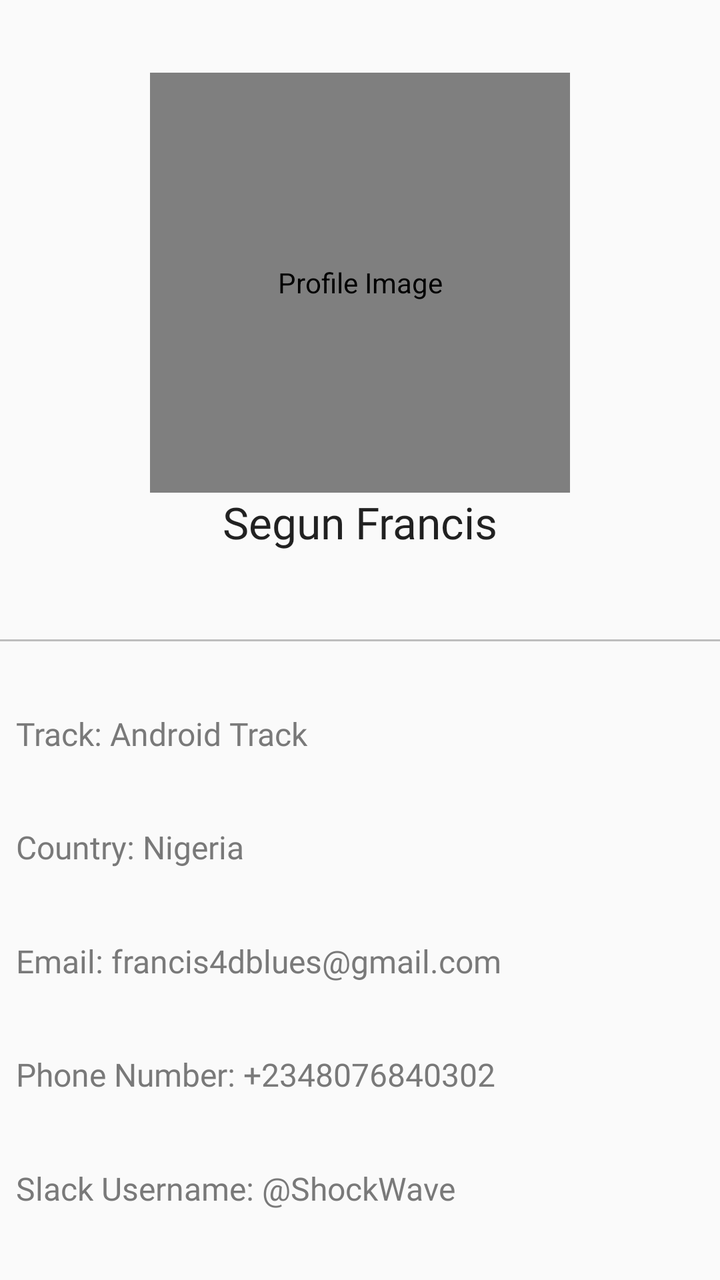
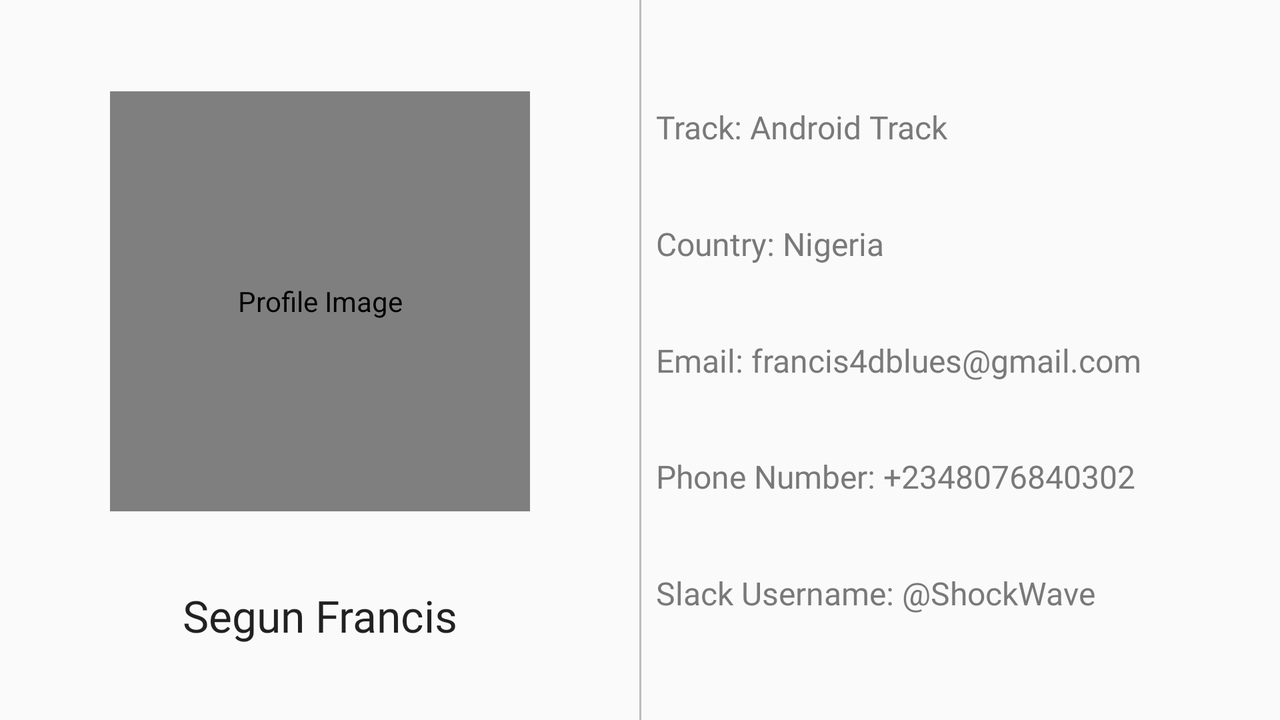

An Android layout and its configuration variant, each rendered on a device that would load it. The default file and the variant file are quoted in full after the pictures.
<!-- AndroidManifest.xml: application theme AppTheme -->
<!-- res/layout/activity_profile.xml -->
<?xml version="1.0" encoding="utf-8"?>
<android.support.constraint.ConstraintLayout xmlns:android="http://schemas.android.com/apk/res/android"
    xmlns:app="http://schemas.android.com/apk/res-auto"
    xmlns:tools="http://schemas.android.com/tools"
    android:layout_width="match_parent"
    android:layout_height="match_parent"
    tools:context=".ProfileActivity">

    <com.makeramen.roundedimageview.RoundedImageView
        android:id="@+id/roundedImageView"
        android:layout_width="210dp"
        android:layout_height="210dp"
        android:adjustViewBounds="true"
        android:contentDescription="@string/profile_image_description"
        android:scaleType="centerCrop"
        android:src="@drawable/profile_photo"
        app:layout_constraintBottom_toTopOf="@+id/textView2"
        app:layout_constraintEnd_toEndOf="parent"
        app:layout_constraintStart_toStartOf="parent"
        app:layout_constraintTop_toTopOf="parent"
        app:layout_constraintVertical_chainStyle="packed"
        app:riv_corner_radius="2000dp" />

    <TextView
        android:id="@+id/textView2"
        style="@style/TextMedium"
        android:layout_width="wrap_content"
        android:layout_height="wrap_content"
        android:layout_marginBottom="8dp"
        android:text="@string/my_name"
        app:layout_constraintBottom_toTopOf="@+id/view"
        app:layout_constraintEnd_toEndOf="parent"
        app:layout_constraintHorizontal_bias="0.5"
        app:layout_constraintStart_toStartOf="parent"
        app:layout_constraintTop_toBottomOf="@+id/roundedImageView" />

    <View
        android:id="@+id/view"
        android:layout_width="match_parent"
        android:layout_height="1dp"
        android:background="@color/colorDivider"
        app:layout_constraintBottom_toTopOf="@+id/guideline"
        app:layout_constraintEnd_toEndOf="parent"
        app:layout_constraintStart_toStartOf="parent"
        app:layout_constraintTop_toTopOf="@+id/guideline" />

    <android.support.constraint.Guideline
        android:id="@+id/guideline"
        android:layout_width="wrap_content"
        android:layout_height="wrap_content"
        android:orientation="horizontal"
        app:layout_constraintGuide_percent="0.5" />

    <TextView
        android:id="@+id/textView3"
        style="@style/TextSmall"
        android:layout_width="wrap_content"
        android:layout_height="wrap_content"
        android:layout_marginStart="8dp"
        android:layout_marginLeft="8dp"
        android:layout_marginTop="8dp"
        android:text="@string/track"
        app:layout_constraintBottom_toTopOf="@+id/textView4"
        app:layout_constraintStart_toStartOf="parent"
        app:layout_constraintTop_toBottomOf="@+id/view"
        app:layout_constraintVertical_chainStyle="spread" />

    <TextView
        android:id="@+id/textView4"
        style="@style/TextSmall"
        android:layout_width="wrap_content"
        android:layout_height="wrap_content"
        android:layout_marginStart="8dp"
        android:layout_marginLeft="8dp"
        android:layout_marginTop="8dp"
        android:text="@string/country"
        app:layout_constraintBottom_toTopOf="@+id/textView5"
        app:layout_constraintStart_toStartOf="parent"
        app:layout_constraintTop_toBottomOf="@+id/textView3" />

    <TextView
        android:id="@+id/textView5"
        style="@style/TextSmall"
        android:layout_width="wrap_content"
        android:layout_height="wrap_content"
        android:layout_marginStart="8dp"
        android:layout_marginLeft="8dp"
        android:layout_marginTop="8dp"
        android:text="@string/email_address"
        app:layout_constraintBottom_toTopOf="@+id/textView6"
        app:layout_constraintStart_toStartOf="parent"
        app:layout_constraintTop_toBottomOf="@+id/textView4" />

    <TextView
        android:id="@+id/textView6"
        style="@style/TextSmall"
        android:layout_width="wrap_content"
        android:layout_height="wrap_content"
        android:layout_marginStart="8dp"
        android:layout_marginLeft="8dp"
        android:layout_marginTop="8dp"
        android:text="@string/phone_number"
        app:layout_constraintBottom_toTopOf="@+id/textView7"
        app:layout_constraintStart_toStartOf="parent"
        app:layout_constraintTop_toBottomOf="@+id/textView5" />

    <TextView
        android:id="@+id/textView7"
        style="@style/TextSmall"
        android:layout_width="wrap_content"
        android:layout_height="wrap_content"
        android:layout_marginStart="8dp"
        android:layout_marginLeft="8dp"
        android:layout_marginTop="8dp"
        android:layout_marginBottom="8dp"
        android:text="@string/slack_username"
        app:layout_constraintBottom_toBottomOf="parent"
        app:layout_constraintStart_toStartOf="parent"
        app:layout_constraintTop_toBottomOf="@+id/textView6" />

</android.support.constraint.ConstraintLayout>
<!-- resources referenced by this layout -->
<resources>
  <color name="colorDivider">#BDBDBD</color>
  <!-- drawable profile_photo: png bitmap (drawable, 114293 bytes) -->
  <string name="country">Country: Nigeria</string>
  <string name="email_address">Email: francis4dblues@gmail.com</string>
  <string name="my_name">Segun Francis</string>
  <string name="phone_number">Phone Number: +2348076840302</string>
  <string name="profile_image_description">Profile Image</string>
  <string name="slack_username">Slack Username: @ShockWave</string>
  <string name="track">Track: Android Track</string>
  <style name="TextMedium" parent="TextAppearance.AppCompat.Large">
          <item name="android:fontFamily">@font/aldrich</item>
      </style>
  <style name="TextSmall" parent="TextAppearance.AppCompat.Subhead">
          <item name="android:fontFamily">@font/aldrich</item>
          <item name="android:textColor">@color/colorSecondaryText</item>
      </style>
  <style name="AppTheme" parent="Theme.AppCompat.Light.DarkActionBar">
          
          <item name="colorPrimary">@color/colorPrimary</item>
          <item name="colorPrimaryDark">@color/colorPrimaryDark</item>
          <item name="colorAccent">@color/colorAccent</item>
      </style>
  <color name="colorSecondaryText">#797979</color>
  <color name="colorPrimary">#3359DF</color>
  <color name="colorPrimaryDark">#3359DF</color>
  <color name="colorAccent">#3359DF</color>
</resources>
<!-- res/layout-land/activity_profile.xml (the repository's variant of the layout above) -->
<!-- drawn on the phone turned sideways -->
<?xml version="1.0" encoding="utf-8"?>
<android.support.constraint.ConstraintLayout xmlns:android="http://schemas.android.com/apk/res/android"
    xmlns:app="http://schemas.android.com/apk/res-auto"
    xmlns:tools="http://schemas.android.com/tools"
    android:layout_width="match_parent"
    android:layout_height="match_parent"
    tools:context=".ProfileActivity">

    <com.makeramen.roundedimageview.RoundedImageView
        android:id="@+id/roundedImageView"
        android:layout_width="210dp"
        android:layout_height="210dp"
        android:layout_marginStart="8dp"
        android:layout_marginLeft="8dp"
        android:layout_marginTop="16dp"
        android:layout_marginEnd="8dp"
        android:layout_marginRight="8dp"
        android:adjustViewBounds="true"
        android:contentDescription="@string/profile_image_description"
        android:scaleType="centerCrop"
        android:src="@drawable/profile_photo"
        app:layout_constraintBottom_toTopOf="@+id/textView2"
        app:layout_constraintEnd_toStartOf="@+id/guideline"
        app:layout_constraintHorizontal_bias="0.5"
        app:layout_constraintStart_toStartOf="parent"
        app:layout_constraintTop_toTopOf="parent"
        app:riv_corner_radius="2000dp" />

    <TextView
        android:id="@+id/textView2"
        style="@style/TextMedium"
        android:layout_width="wrap_content"
        android:layout_height="wrap_content"
        android:layout_marginStart="8dp"
        android:layout_marginLeft="8dp"
        android:layout_marginTop="8dp"
        android:layout_marginEnd="8dp"
        android:layout_marginRight="8dp"
        android:layout_marginBottom="8dp"
        android:text="@string/my_name"
        app:layout_constraintBottom_toBottomOf="parent"
        app:layout_constraintEnd_toStartOf="@+id/guideline"
        app:layout_constraintHorizontal_bias="0.5"
        app:layout_constraintStart_toStartOf="parent"
        app:layout_constraintTop_toBottomOf="@+id/roundedImageView" />

    <View
        android:id="@+id/view"
        android:layout_width="1dp"
        android:layout_height="match_parent"
        android:layout_marginEnd="8dp"
        android:layout_marginRight="8dp"
        android:background="@color/colorDivider"
        app:layout_constraintEnd_toStartOf="@+id/guideline"
        app:layout_constraintStart_toStartOf="@+id/guideline" />

    <android.support.constraint.Guideline
        android:id="@+id/guideline"
        android:layout_width="wrap_content"
        android:layout_height="wrap_content"
        android:orientation="vertical"
        app:layout_constraintGuide_percent="0.5" />

    <TextView
        android:id="@+id/textView8"
        style="@style/TextSmall"
        android:layout_width="wrap_content"
        android:layout_height="wrap_content"
        android:layout_marginStart="8dp"
        android:layout_marginLeft="8dp"
        android:layout_marginTop="16dp"
        android:fontFamily="@font/aldrich"
        android:text="@string/track"
        app:layout_constraintBottom_toTopOf="@+id/textView9"
        app:layout_constraintStart_toStartOf="@+id/guideline"
        app:layout_constraintTop_toTopOf="parent"
        app:layout_constraintVertical_chainStyle="spread" />

    <TextView
        android:id="@+id/textView9"
        style="@style/TextSmall"
        android:layout_width="wrap_content"
        android:layout_height="wrap_content"
        android:layout_marginStart="8dp"
        android:layout_marginLeft="8dp"
        android:text="@string/country"
        app:layout_constraintBottom_toTopOf="@+id/textView10"
        app:layout_constraintStart_toStartOf="@+id/guideline"
        app:layout_constraintTop_toBottomOf="@+id/textView8" />

    <TextView
        android:id="@+id/textView10"
        style="@style/TextSmall"
        android:layout_width="wrap_content"
        android:layout_height="wrap_content"
        android:layout_marginStart="8dp"
        android:layout_marginLeft="8dp"
        android:text="@string/email_address"
        app:layout_constraintBottom_toTopOf="@+id/textView11"
        app:layout_constraintStart_toStartOf="@+id/guideline"
        app:layout_constraintTop_toBottomOf="@+id/textView9" />

    <TextView
        android:id="@+id/textView11"
        style="@style/TextSmall"
        android:layout_width="wrap_content"
        android:layout_height="wrap_content"
        android:layout_marginStart="8dp"
        android:layout_marginLeft="8dp"
        android:text="@string/phone_number"
        app:layout_constraintBottom_toTopOf="@+id/textView12"
        app:layout_constraintStart_toStartOf="@+id/guideline"
        app:layout_constraintTop_toBottomOf="@+id/textView10" />

    <TextView
        android:id="@+id/textView12"
        style="@style/TextSmall"
        android:layout_width="wrap_content"
        android:layout_height="wrap_content"
        android:layout_marginStart="8dp"
        android:layout_marginLeft="8dp"
        android:layout_marginBottom="16dp"
        android:text="@string/slack_username"
        app:layout_constraintBottom_toBottomOf="parent"
        app:layout_constraintStart_toStartOf="@+id/guideline"
        app:layout_constraintTop_toBottomOf="@+id/textView11" />

</android.support.constraint.ConstraintLayout>
